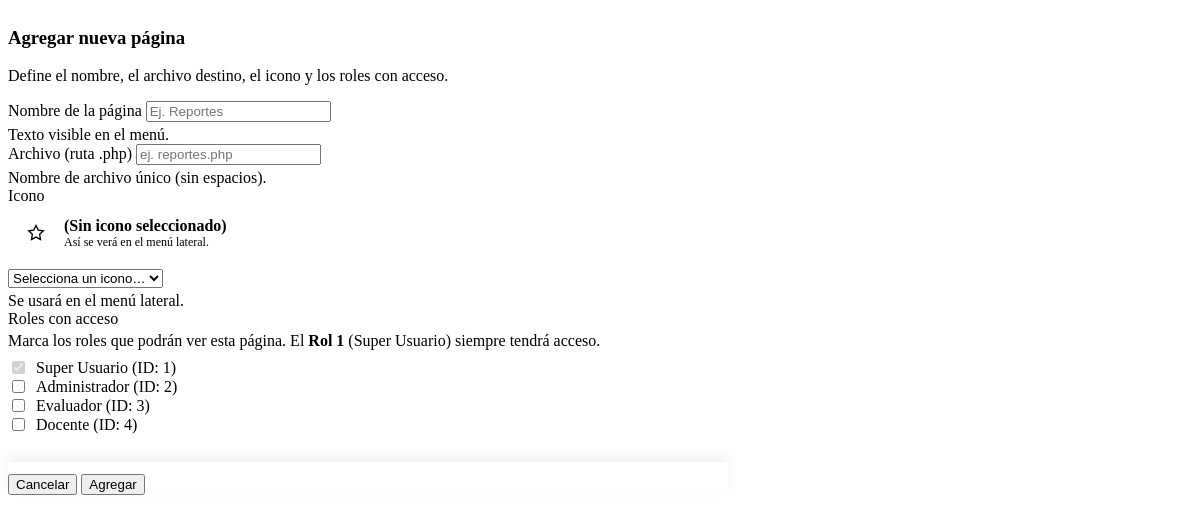
/modal-agregar-pagina.php, run on the app's committed database.
### tables this page shows
CREATE TABLE `roles` (
  `id_rol` int(11) NOT NULL,
  `nombre` varchar(50) NOT NULL
);

### modal-agregar-pagina.php (the view, shortened to what this page needs)
<?php
require_once 'conexion.php';
$roles = [];
$qR = "SELECT id_rol, nombre FROM roles ORDER BY id_rol ASC";
if ($resR = mysqli_query($conn, $qR)) {
  while ($row = mysqli_fetch_assoc($resR)) { $roles[] = $row; }
}
?>
<div class="dialog" id="dlgAddPage" role="dialog" aria-modal="true" aria-labelledby="dlgAddPageTitle" data-open="false">
  <div class="dialog-card modal-card-scroll" style="max-width:720px;">
    <div class="dialog-header">
      <h3 class="dialog-title" id="dlgAddPageTitle">Agregar nueva página</h3>
      <p class="dialog-desc">Define el nombre, el archivo destino, el icono y los roles con acceso.</p>
    </div>
    <div class="dialog-body dialog-body-scroll">
      <form id="formAddPage" class="space-y-4" onsubmit="return false;">
        <div class="form-group">
          <label class="label" for="ap_nombre">Nombre de la página</label>
          <input class="input" id="ap_nombre" name="nombre_pagina" type="text" maxlength="50" placeholder="Ej. Reportes" required />
          <p class="text-muted" style="margin:4px 0 0;">Texto visible en el menú.</p>
        </div>
        <div class="form-group">
          <label class="label" for="ap_archivo">Archivo (ruta .php)</label>
          <input class="input" id="ap_archivo" name="archivo" type="text" maxlength="100" placeholder="ej. reportes.php" required />
          <p class="text-muted" style="margin:4px 0 0;">Nombre de archivo único (sin espacios).</p>
        </div>
        <div class="form-group">
          <label class="label" for="ap_icono">Icono</label>
          <div id="ap_icon_preview"
               class="icon-preview"
               style="display:flex; align-items:center; gap:10px; padding:10px; border:1px dashed var(--border); border-radius:12px; margin-bottom:8px;">
            <div class="chip"
                 style="width:36px; height:36px; border-radius:10px; display:grid; place-items:center; background:var(--secondary); color:var(--foreground);">
              <svg id="ap_icon_preview_svg" class="icon" viewBox="0 0 24 24" fill="none" aria-hidden="true" style="width:20px;height:20px;">
                <path d="M12 3l2.7 5.5 6.1.9-4.4 4.2 1 6.2-5.4-2.9-5.4 2.9 1-6.2L3.2 9.4l6.1-.9L12 3z"
                      stroke="currentColor" stroke-width="1.6" fill="none"/>
              </svg>
            </div>
            <div style="min-width:0;">
              <div class="text-sm" id="ap_icon_preview_name" style="font-weight:600;">(Sin icono seleccionado)</div>
              <div class="text-muted" style="font-size:12px;">Así se verá en el menú lateral.</div>
            </div>
          </div>
          <select class="input select-white" id="ap_icono" name="id_icono" required>
            <option value="" selected disabled>Selecciona un icono…</option>
          </select>
          <p class="text-muted" style="margin:4px 0 0;">Se usará en el menú lateral.</p>
        </div>
        <div class="form-group">
          <label class="label">Roles con acceso</label>
          <p class="text-muted" style="margin:4px 0 8px;">Marca los roles que podrán ver esta página. El <strong>Rol 1</strong> (Super Usuario) siempre tendrá acceso.</p>
          <div class="grid grid-cols-1 md:grid-cols-2 gap-4">
            <?php foreach ($roles as $r):
              $rid   = (int)$r['id_rol'];
              $rname = htmlspecialchars($r['nombre']);
              $isAdmin = ($rid === 1);
            ?>
              <label class="flex items-center" style="display:flex; align-items:center; gap:8px;">
                <input type="checkbox"
                       class="input"
                       style="width:auto;"
                       name="roles[]"
                       value="<?= $rid ?>"
                       <?= $isAdmin ? 'checked disabled' : '' ?> />
                <span><?= $rname ?> (ID: <?= $rid ?>)</span>
              </label>
            <?php endforeach; ?>
          </div>
        </div>
      </form>
    </div>
    <div class="dialog-actions dialog-actions-sticky">
      <button type="button" class="btn" id="btnCancelAddPage">Cancelar</button>
      <button type="submit" class="btn btn-primary" id="btnSubmitAddPage" form="formAddPage">Agregar</button>
    </div>
  </div>
</div>

### modal-agregar-pagina.php (style rules this page uses)
.modal-card-scroll { max-height: 90vh; display: flex; flex-direction: column; }
.dialog-body-scroll { overflow: auto; padding: 0 0 12px 0; -webkit-overflow-scrolling: touch; }
.dialog-actions-sticky { position: sticky; bottom: 0; background: var(--card); border-top: 1px solid var(--border); padding-top: 12px; margin-top: 0; box-shadow: 0 -6px 12px rgba(0,0,0,0.06); }

### data on the page
roles: id_rol "☑", nombre "Super Usuario", id_rol "1"
roles: nombre "Administrador", id_rol "2"
roles: nombre "Evaluador", id_rol "3"
roles: nombre "Docente", id_rol "4"
